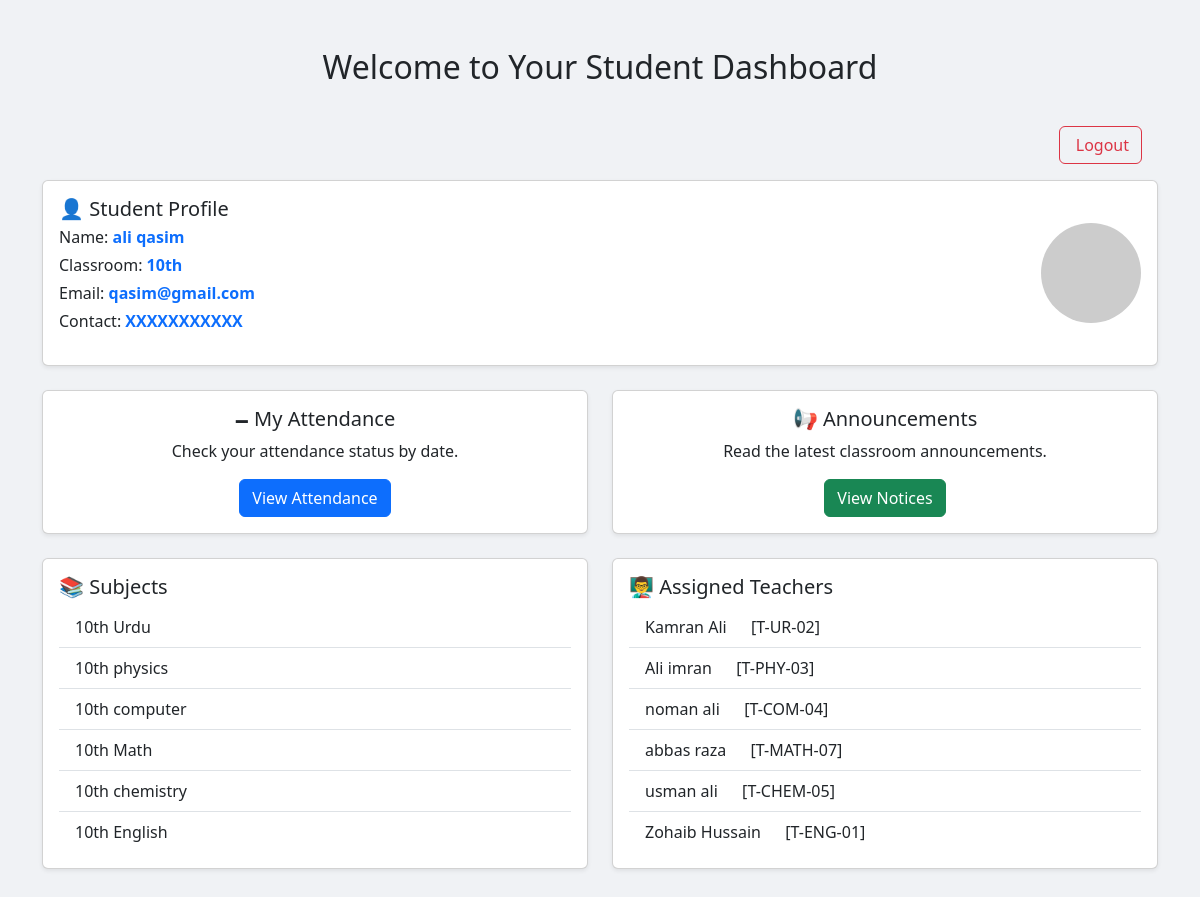
Before: /dashboard_students/ (signed in) with the older database file.
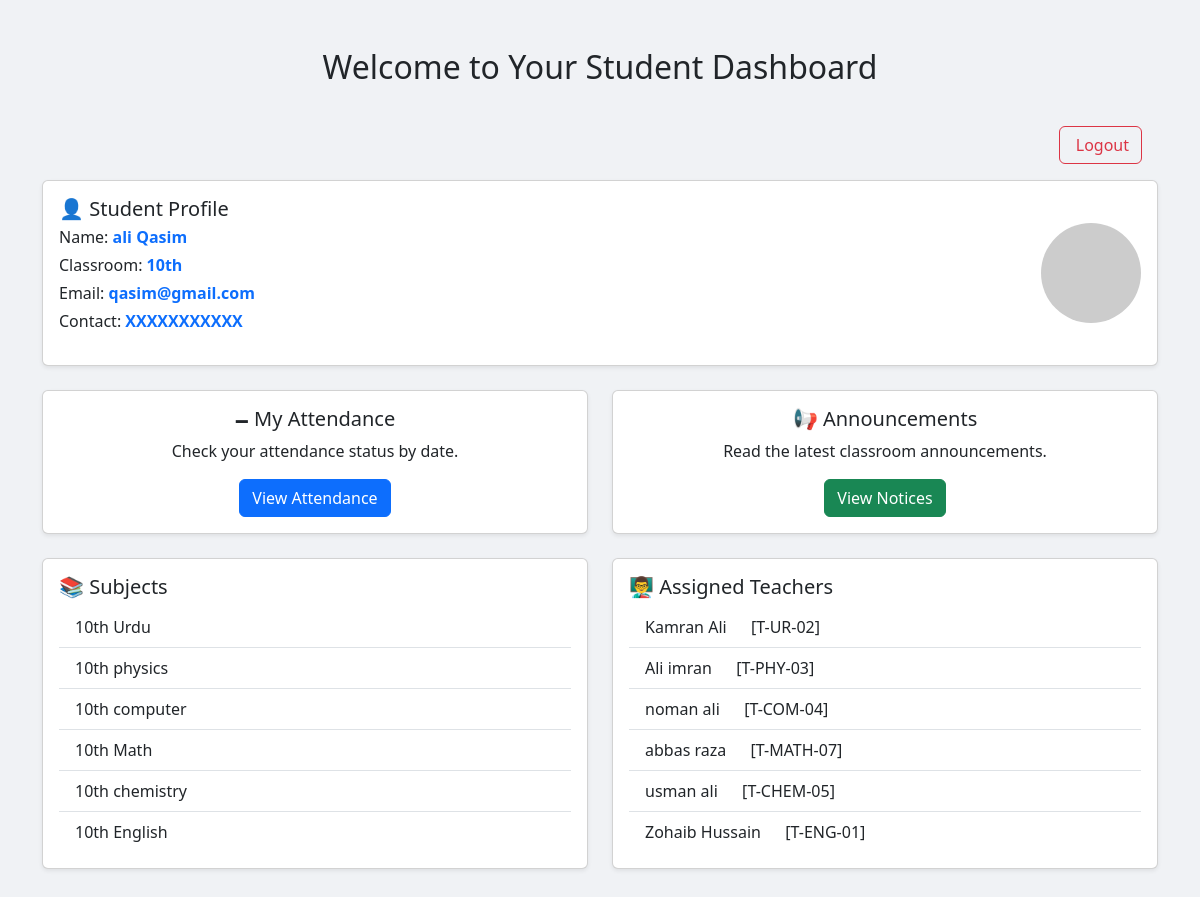
After: the same page with the newer database file.
### app_Admin/models/student.py (models this page shows, shortened)
class Student(models.Model):
    user = models.OneToOneField(User, on_delete=models.CASCADE)
    id=models.CharField(max_length=250, primary_key=True)
    first_name=models.CharField(max_length=250)
    last_name=models.CharField(max_length=250)
    classroom=models.ForeignKey(Classroom, on_delete=models.CASCADE)
    address=models.TextField()
    subject=models.ManyToManyField('app_Admin.Subject', through='Student_Subject', related_name='subject_of_studentt')
    email=models.EmailField(unique=True, default='@')
    contact_no=models.CharField(max_length=11, default='XXXXXXXXXXX')

### app_Admin/models/classroom.py (models this page shows, shortened)
class Classroom(models.Model):
    id=models.IntegerField(max_length=2, primary_key=True)
    name=models.CharField(max_length=50,default='class')

### app_Admin/views_part/student_view.py (the view)
# urls.py: path('dashboard_students/', views.studentDashboard.as_view(), name='dashboard_students'),
class studentDashboard(View):
    def get(self,request):
        user = request.user
        try:
           student = Student.objects.select_related('classroom').prefetch_related('subject').get(user=user)
        except Student.DoesNotExist:
            student = None
        attendance_records = Attendance.objects.filter(student=student).order_by('-date')[:5]  # last 5 records
        announcements = Announcement.objects.all().order_by('-created_at')[:5]
        subjects = student.subject.all() if student else []
        teachers = Teacher.objects.filter(subject__in=subjects).distinct() if student else []
        context = {
            'student': student,
            'subjects': subjects,
            'teachers': teachers,
            'attendance_records': attendance_records,
            'announcements': announcements,
        }
        return render(request, 'dashboard_students.html', context)

### app_Admin/templates/dashboard_students.html (shortened to what this page needs)
<!DOCTYPE html>
<html lang="en">
<head>
    <link href="https://cdn.jsdelivr.net/npm/bootstrap@5.3.3/dist/css/bootstrap.min.css" rel="stylesheet">
</head>
<body style="background-color: #f0f2f5;">
<div class="container py-5">
    <h2 class="mb-4 text-center">Welcome to Your Student Dashboard</h2>
    <div class="d-flex justify-content-end p-3">
    <a href="{% url 'logout' %}" class="btn btn-outline-danger">
         Logout
    </a>
</div>
    <div class="row mb-4">
        <div class="col-md-12">
            <div class="card shadow-sm">
                <div class="card-body d-flex flex-column flex-md-row justify-content-between align-items-md-center ">
                    <div>
                        <h5 class="card-title mb-1">👤 Student Profile</h5>
                        <p class="mb-1">Name: <strong class="text-primary">{{ student.first_name }} {{ student.last_name }}</strong></p>
                        <p class="mb-1">Classroom: <strong class="text-primary">{{ student.classroom.name }}</strong></p>
                        <p class="mb-1">Email: <strong class="text-primary">{{ student.email }}</strong></p>
                        <p >Contact: <strong class="text-primary">{{ student.contact_no }}</strong></p>
                    </div>
                    <div>
                        <img src="https://via.placeholder.com/100" class="rounded-circle" alt="Student" />
                    </div>
                </div>
            </div>
        </div>
    </div>
    <div class="row g-4 mb-4">
        <div class="col-md-6">
            <div class="card shadow-sm h-100">
                <div class="card-body text-center">
                    <h5 class="card-title">🗕️ My Attendance</h5>
                    <p class="card-text">Check your attendance status by date.</p>
                    <a href="{% url "s_attendance" %}" class="btn btn-primary">View Attendance</a>
                </div>
            </div>
        </div>
        <div class="col-md-6">
            <div class="card shadow-sm h-100">
                <div class="card-body text-center">
                    <h5 class="card-title">📢 Announcements</h5>
                    <p class="card-text">Read the latest classroom announcements.</p>
                    <a href="{% url "s_announcements" %}" class="btn btn-success">View Notices</a>
                </div>
            </div>
        </div>
    </div>
    <div class="row g-4">
        <div class="col-md-6">
            <div class="card shadow-sm h-100">
                <div class="card-body">
                    <h5 class="card-title">📚 Subjects</h5>
                    <ul class="list-group list-group-flush">
                        {% for subject in student.subject.all %}
                        <li class="list-group-item">{{ subject.name }}</li>
                        {% empty %}
                        <li class="list-group-item text-muted">No subjects assigned</li>
                        {% endfor %}
                    </ul>
                </div>
            </div>
        </div>
<div class="col-md-6">
  <div class="card shadow-sm h-100">
    <div class="card-body">
      <h5 class="card-title">👨‍🏫 Assigned Teachers</h5>
      <ul class="list-group list-group-flush">
        {% for subject in student.subject.all %}
          {% with subject.subject_of_teachers.first as teacher %}
            {% if teacher %}
              <li class="list-group-item">
                 {{ teacher.first_name }} {{ teacher.last_name }} &emsp; [{{teacher.id}}]
              </li>
            {% else %}
              <li class="list-group-item text-muted">
                <strong>{{ subject.name }}:</strong> No teacher assigned
              </li>
            {% endif %}
          {% endwith %}
        {% empty %}
          <li class="list-group-item text-muted">No subjects assigned.</li>
        {% endfor %}
      </ul>
    </div>
  </div>
</div>
    </div>
</div>
</body>
</html>

Changed rows visible on the page:
changed Student "ali": last_name "qasim" → "Qasim"
